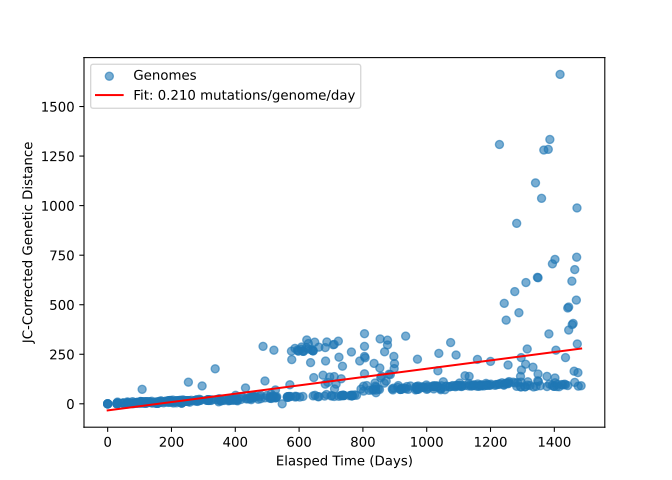

Write the Python code that produced this figure.
from pathlib import Path

import matplotlib.pyplot as plt
import numpy as np
import pandas as pd
from Bio import SeqIO

from helper_functions import jukes_cantor

aligned_seq = Path("data/p1-sars-cov-2-variants.fasta")
ref_fasta = Path("data/p1-NC_045512-ref.fasta")

ref_seq = str(SeqIO.read(ref_fasta, "fasta").seq)


def find_date(description):
    # date is stored in the 3rd column of fasta description
    return pd.to_datetime(description.split("|")[2])


records = list(SeqIO.parse(aligned_seq, "fasta"))
dates = [find_date(r.description) for r in records]

# starting point = earliest collection date
start_date = min(dates)

# include reference itself at the origin (0, 0)
days = [0]
genome_dist = [0.0]

for record, date in zip(records, dates):
    days.append((date - start_date).days)
    genome_dist.append(jukes_cantor(ref_seq, str(record.seq)))

days = np.array(days)
genome_dist = np.array(genome_dist)

# linear regression
slope, intercept = np.polyfit(days, genome_dist, 1)

sars_cov_2_per_genome_per_day = slope
sars_cov_2_per_nt_per_day = slope / len(ref_seq)

print(sars_cov_2_per_genome_per_day)
print(sars_cov_2_per_nt_per_day)

# plot
x_fit = np.linspace(days.min(), days.max(), 100)
plt.figure(figsize=(7, 5))
plt.scatter(days, genome_dist, alpha=0.6, label="Genomes")
plt.plot(x_fit, slope * x_fit + intercept, color="red",
         label=f"Fit: {slope:.3f} mutations/genome/day")
plt.xlabel("Elasped Time (Days)")
plt.ylabel("JC-Corrected Genetic Distance")
plt.legend()
plt.savefig("problem1.svg")
plt.show()
